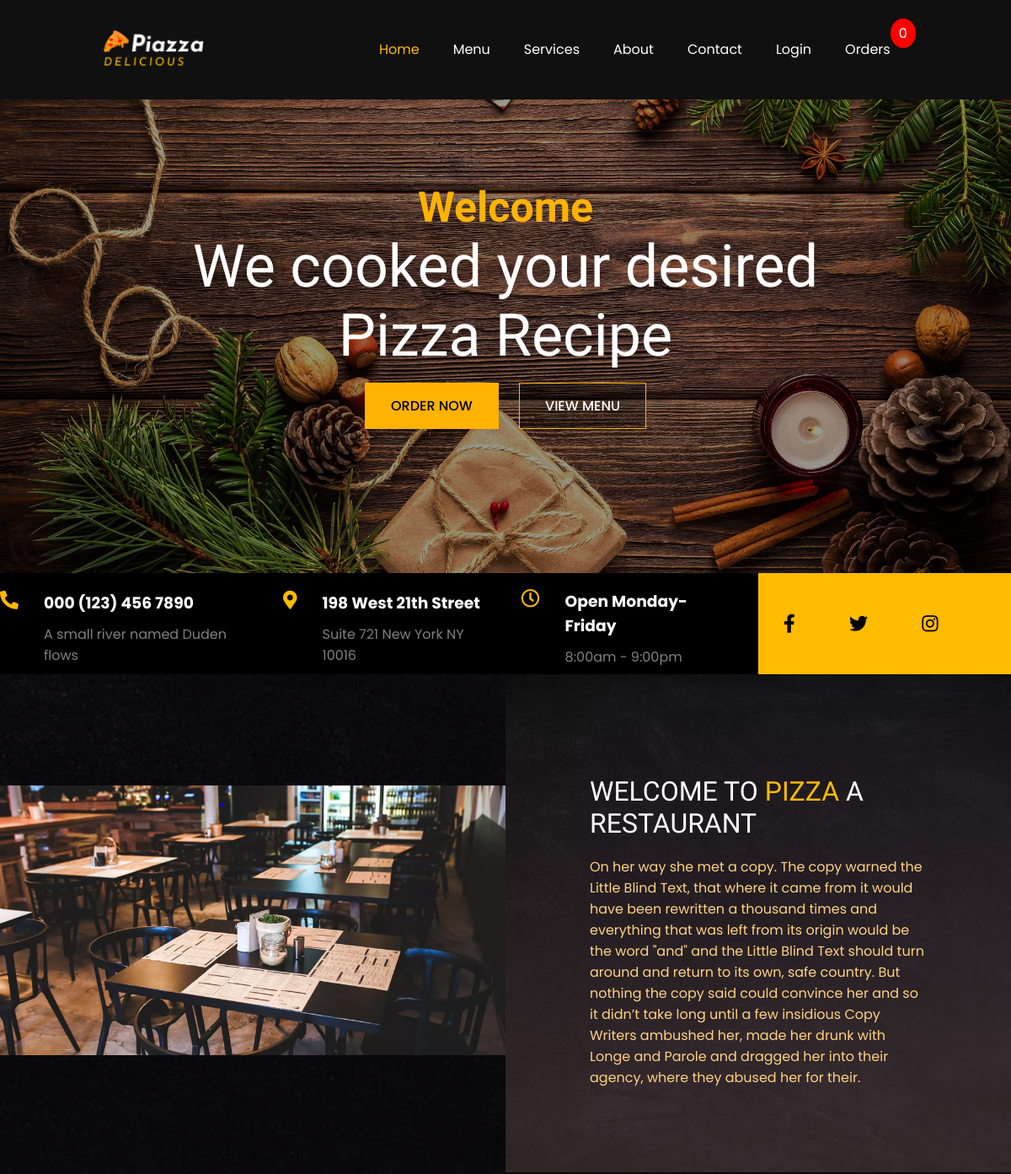
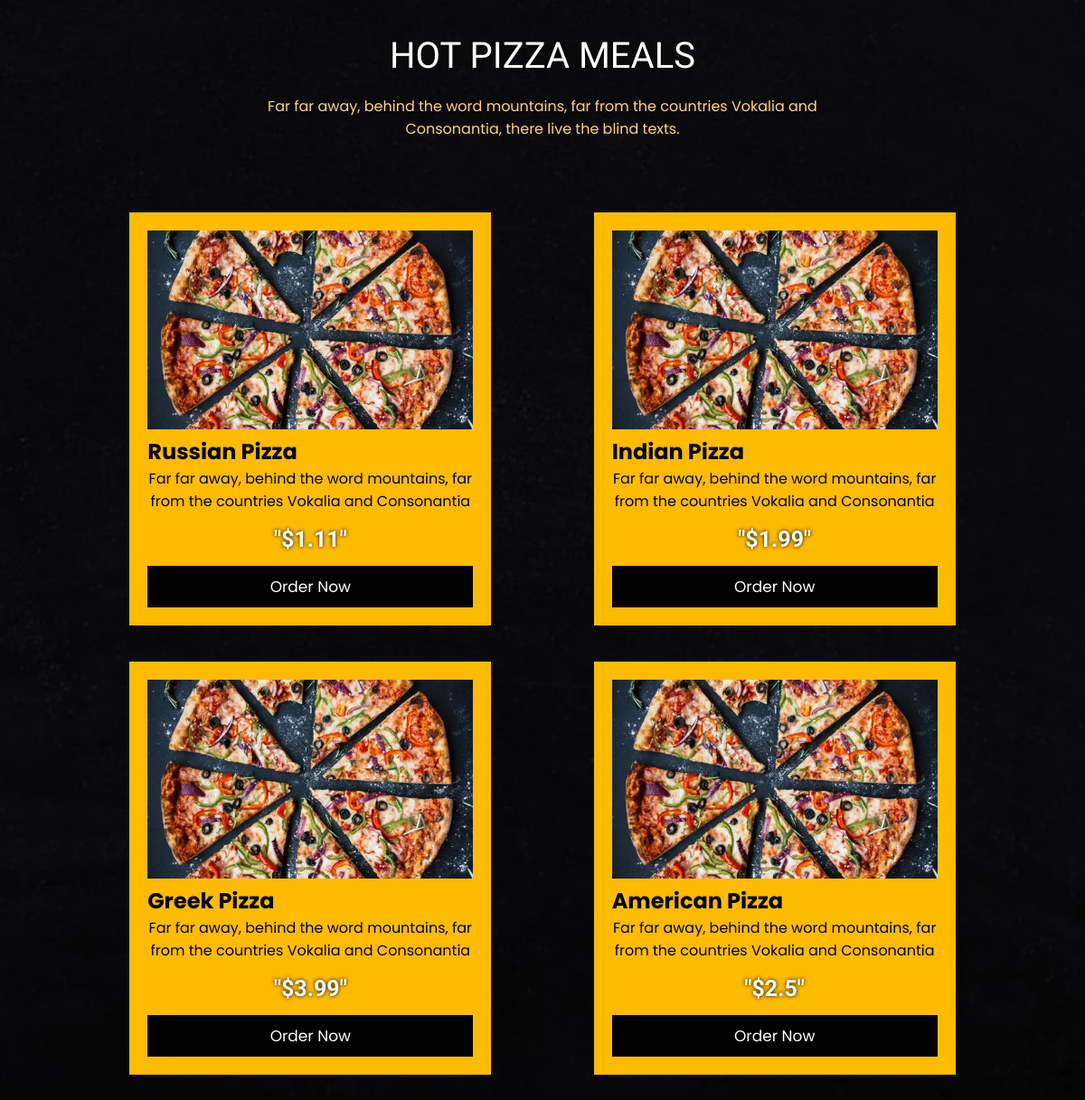
The page / on the database its author committed (2 pictures, top to bottom).
### Home/models.py (models this page shows, shortened)
class Pizza(models.Model):
    sno = models.AutoField(primary_key=True)
    Pizza_name = models.CharField(max_length=200)
    Pizza_desc = models.CharField(max_length=400)
    Pizza_price = models.FloatField()
    image_url = models.TextField(default="")

### Home/views.py (the view)
# urls.py: path('', views.home, name="home"),
def home(request):
    pizza = Pizza.objects.all()
    last = pizza[len(pizza)-1]
    second_last = pizza[len(pizza)-2]
    third_last = pizza[len(pizza)-3]
    forth_last = pizza[len(pizza)-4]
    current_username = request.user.username
    user = User.objects.filter(username=current_username).first()
    order = Orders.objects.filter(User=user)
    total_pizzas = len(order)
    context = {
        'pizza': pizza,
        'last': last,
        'second_last': second_last,
        'third_last':third_last,
        'forth_last':forth_last,
        'total_pizzas':total_pizzas,
    }
    return render(request, "Home/index.html", context)

### templates/Home/index.html (shortened to what this page needs)
{% extends 'base.html' %}
{% load static %}
{% block active1 %}active{% endblock active1 %}
{% block body %}
<section id="section__one">
    <h4>Welcome</h4>
    <h1>We cooked your desired</h1>
    <h1>Pizza Recipe</h1>
    <div class="btns">
        <a href="#section__four">order now</a>
        <a href="/menu/">view menu</a>
    </div>
</section>
<section id="section__two">
    <div class="outter__box__one box">
        <div class="inner__box__one">
            <div class="icon"><i class="fas fa-phone-alt"></i></div>
            <div class="text">
                <h3>000 (123) 456 7890</h3>
                <p>A small river named Duden flows</p>
            </div>
        </div>
        <div class="inner__box__one">
            <div class="icon"><i class="fas fa-map-marker-alt"></i></div>
            <div class="text">
                <h3>198 West 21th Street</h3>
                <p>Suite 721 New York NY 10016</p>
            </div>
        </div>
        <div class="inner__box__one">
            <div class="icon"><i class="far fa-clock"></i></div>
            <div class="text">
                <h3>Open Monday-Friday</h3>
                <p>8:00am - 9:00pm</p>
            </div>
        </div>
    </div>
    <div class="outter__box__two box">
        <div class="inner__box__two">
            <div class="social__icons">
                <a href="#">
                    <i class="fab fa-facebook-f"></i>
                </a>
                <a href="#">
                    <i class="fab fa-twitter"></i>
                </a>
                <a href="#">
                    <i class="fab fa-instagram"></i>
                </a>
            </div>
        </div>
    </div>
</section>
<section id="section__three">
    <div class="left__image">
        <img src="{% static 'images/bg3.webp' %}" alt="">
    </div>
    <div class="right__text">
        <h1>WELCOME TO <span>PIZZA</span> A RESTAURANT</h1>
        <p>On her way she met a copy. The copy warned the Little Blind Text, that where it came from it would have been rewritten a thousand times and everything that was left from its origin would be the word "and" and the Little Blind Text should turn around and return to its own, safe country. But nothing the copy said could convince her and so it didn’t take long until a few insidious Copy Writers ambushed her, made her drunk with Longe and Parole and dragged her into their agency, where they abused her for their.</p>
    </div>
</section>
<section id="section__four">
    <h1>HOT PIZZA MEALS</h1>
    <p>Far far away, behind the word mountains, far from the countries Vokalia and</p>
    <p>Consonantia, there live the blind texts.</p>
    <div class="pizza__container__box">
        <form action="#" method="POST" class="card">
            <div class="image"><img src="{% static 'images/pizza1.webp' %}" alt=""></div>
            <div class="pizza__content">
                <h2>{{last.Pizza_name}}</h2>
                <p>{{last.Pizza_desc}}</p>
                <div class="price__order__btn__box">
                    <h4>"${{last.Pizza_price}}"</h4>
                    <button type="submit">Order Now</button>
                </div>
            </div>
        </form>
        <form action="#" method="POST" class="card">
            <div class="image"><img src="{% static 'images/pizza1.webp' %}" alt=""></div>
            <div class="pizza__content">
                <h2>{{second_last.Pizza_name}}</h2>
                <p>{{second_last.Pizza_desc}}</p>
                <div class="price__order__btn__box">
                    <h4>"${{second_last.Pizza_price}}"</h4>
                    <button type="submit">Order Now</button>
                </div>
            </div>
        </form>
        <form action="#" method="POST" class="card">
            <div class="image"><img src="{% static 'images/pizza1.webp' %}" alt=""></div>
            <div class="pizza__content">
                <h2>{{third_last.Pizza_name}}</h2>
                <p>{{third_last.Pizza_desc}}</p>
                <div class="price__order__btn__box">
                    <h4>"${{third_last.Pizza_price}}"</h4>
                    <button type="submit">Order Now</button>
                </div>
            </div>
        </form>
        <form action="#" method="POST" class="card">
            <div class="image"><img src="{% static 'images/pizza1.webp' %}" alt=""></div>
            <div class="pizza__content">
                <h2>{{forth_last.Pizza_name}}</h2>
                <p>{{forth_last.Pizza_desc}}</p>
                <div class="price__order__btn__box">
                    <h4>"${{forth_last.Pizza_price}}"</h4>
                    <button type="submit">Order Now</button>
                </div>
            </div>
        </form>
    </div>
</section>
{% endblock body %}

### rows shown on the page
Pizza: Pizza_name "Russian Pizza", Pizza_desc "Far far away, behind the word mountains, far from the countries Vokalia and Consonantia", Pizza_price "1.11"
Pizza: Pizza_name "Indian Pizza", Pizza_desc "Far far away, behind the word mountains, far from the countries Vokalia and Consonantia", Pizza_price "1.99"
Pizza: Pizza_name "Greek Pizza", Pizza_desc "Far far away, behind the word mountains, far from the countries Vokalia and Consonantia", Pizza_price "3.99"
Pizza: Pizza_name "American Pizza", Pizza_desc "Far far away, behind the word mountains, far from the countries Vokalia and Consonantia", Pizza_price "2.5"
